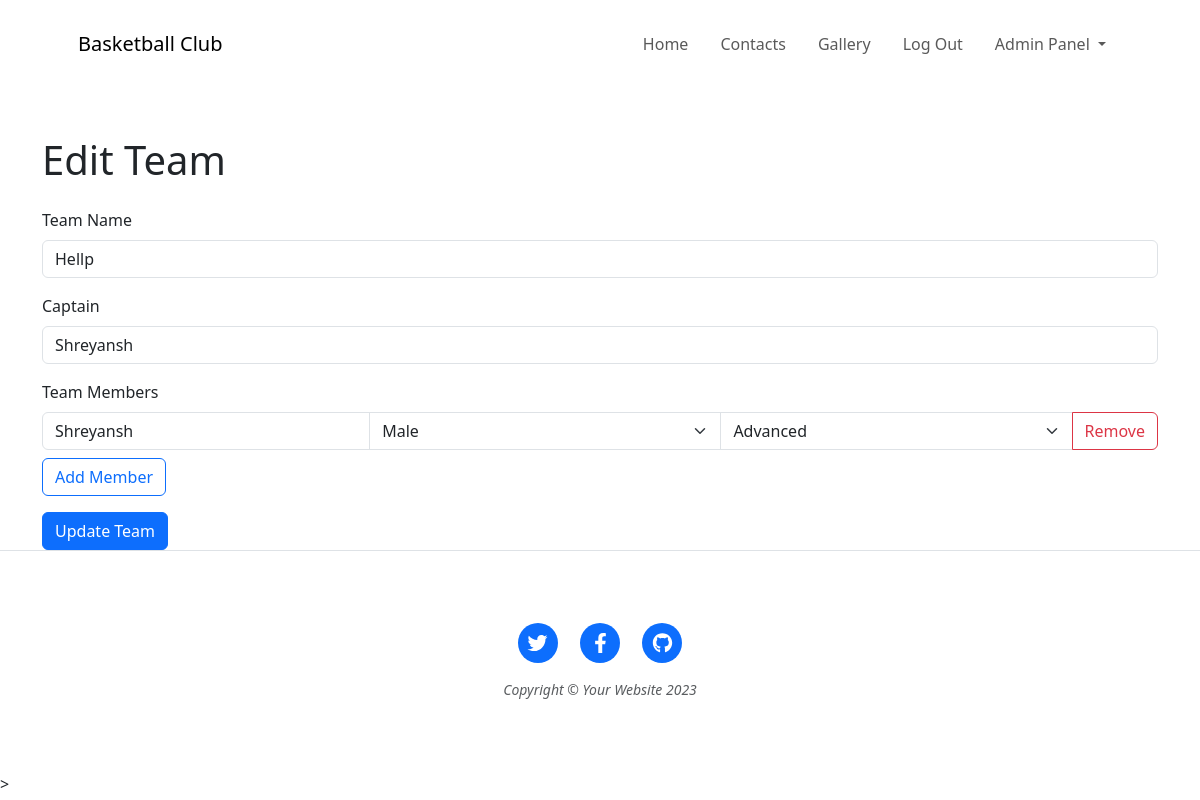
Before: /teams/edit_team/2 (signed in) with the older database file.
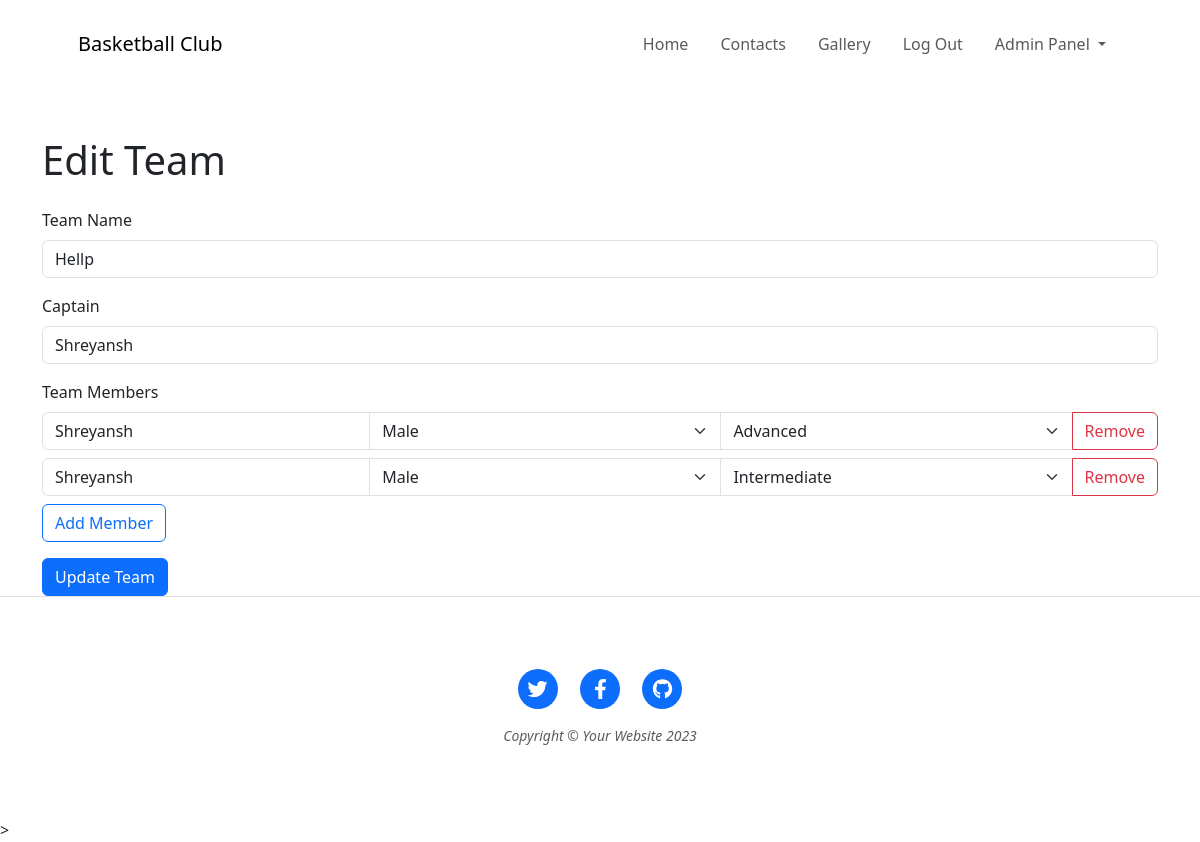
After: the same page with the newer database file.
### website/models.py (models this page shows)
class TeamMembers(db.Model):
    id = db.Column(db.Integer, primary_key=True)
    name = db.Column(db.String(100))
    gender = db.Column(db.String(100))
    level = db.Column(db.String(20))
    team_id = db.Column(db.Integer, db.ForeignKey('team.id'), nullable=False)

### website/team.py (the view, shortened to what this page needs)
@Teams.route('/edit_team/<int:team_id>', methods=['GET', 'POST'])
@login_required
def edit_team(team_id):
    if current_user.id != 1:
        flash("You do not have permission to access this page.", category='error')
        return redirect(url_for('Teams.view_teams'))
    team = Team.query.get_or_404(team_id)
    return render_template('edit_team.html', team=team)

### website/__init__.py (called while the page is built)
@login_manager.user_loader
def load_user(user_id):
    from .models import Admin
    return Admin.query.get(int(user_id))

### website/templates/edit_team.html (shortened to what this page needs)
{% include 'header.html' %}
<div class="container mt-5">
    <h1 class="mb-4">Edit Team</h1>
    <form method="POST" enctype="multipart/form-data" action="{{ url_for('Teams.edit_team', team_id=team.id) }}">
        <div class="mb-3">
            <label for="team_name" class="form-label">Team Name</label>
            <input
                type="text"
                class="form-control"
                id="team_name"
                name="team_name"
                value="{{ team.team_name }}"
                required>
        </div>
        <div class="mb-3">
            <label for="captain" class="form-label">Captain</label>
            <input
                type="text"
                class="form-control"
                id="captain"
                name="captain_name"
                value="{{ team.captain_name }}"
                required>
        </div>
        <div class="mb-3">
            <label class="form-label">Team Members</label>
            <div id="members-container">
                {% for member in team.members %}
                    <div class="input-group mb-2">
                        <input
                            type="text"
                            class="form-control"
                            name="players_name[]"
                            value="{{ member.name }}"
                            placeholder="Enter Member Name"
                            required>
                        <select name="players_sex[]" class="form-select">
                            <option value="Male" {% if member.gender == 'Male' %} selected {% endif %}>Male</option>
                        </select>
                        <select name="players_level[]" class="form-select">
                            <option value="intermediate" {% if member.level == 'intermediate' %} selected {% endif %}>Intermediate</option>
                            <option value="advanced" {% if member.level == 'advanced' %} selected {% endif %}>Advanced</option>
                        </select>
                        <button type="button" class="btn btn-outline-danger remove-member" onclick="removeMember(this)">Remove</button>
                    </div>
                {% endfor %}
            </div>
            <button type="button" class="btn btn-outline-primary" onclick="addMember()">Add Member</button>
        </div>
        <button type="submit" class="btn btn-primary">Update Team</button>
    </form>
</div>
{% include 'footer.html' %}

Changed rows visible on the page:
added TeamMembers: name "Shreyansh", gender "Male", level "Intermediate"
